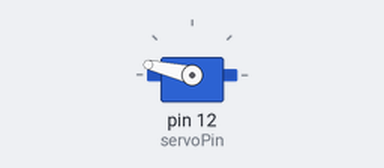
Bench run of a sketch on a simulated Arduino Uno, built with avr-gcc and run on an emulated ATmega328P. Parts: servo. What the sketch prints to the serial monitor is not drawn.

Above: at 0.05 s.
Timing chart, 0 to 3.1 s (numbered marks = the images above):
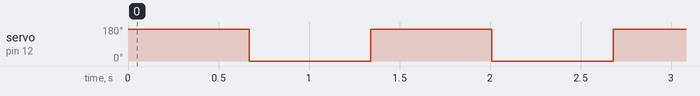

The sketch:

servo_motor.ino
```cpp
#include <Servo.h>

Servo myServo;
const int servoPin = 12;

void setup() {
  // initialize serial if desired
  Serial.begin(115200);
  Serial.println("Servo test start");

  myServo.attach(servoPin);
}

void loop() {
  myServo.write(167);
  delay(670);
  myServo.write(0);
  delay(670);


}


// n20: d10; y+
```

Measured:
- by itself, servo on pin 12 (servoPin): alternates 167° for 0.67 s and 0° for 0.67 s
